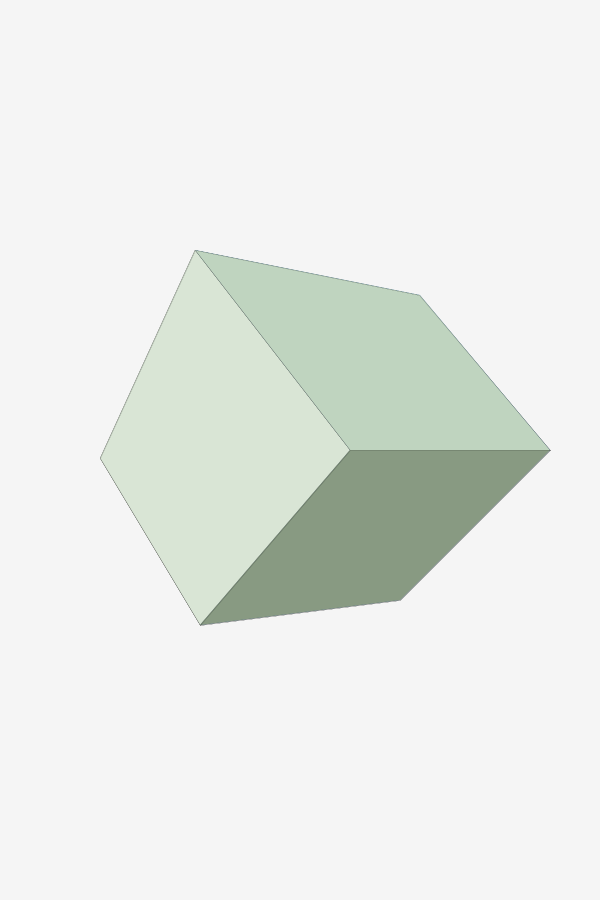
Frame 1 (no input)
Frame 60 (the mouse pressed at the canvas centre just before this capture): identical to frame 1, image omitted
Frame 120 (the mouse held since frame 60 and released just before this capture): identical to frame 1, image omitted

The Processing sketch that drew this single still picture (run headless with seeded random() and noise(); from frame 60 on, the mouse is pressed at the canvas centre):

// Processing sketch: A12_ShapeAndColor_240207a
// ── A12_ShapeAndColor_240207a.pde
// Nathan Ellis 2024-02-07
// THE PLAN IS SIMPLE:
// set background
// create center & corner coordinates
// assign outer diamond corners to those coordinates
// assign inner diamond corners to some fraction of coordinates
// use tweak mode to do the coolest thing in recorded history
// Piece: "Pinacoteca do Estado de São Paulo" 
// by Willys de Castro, 1962
void setup(){
  size(600, 900);
}

void draw(){
  // initializing background and variables
  background(245);
  float corner1X = 195.0;
  float corner1Y = 250.0;
  float corner2X = 419.8;
  float corner2Y = 295.0;
  float corner3X = 550.0;
  float corner3Y = 450.0;
  float corner4X = 400.0;
  float corner4Y = 600.0;
  float corner5X = 200.0;
  float corner5Y = 625.0;
  float corner6X = 100.0;
  float corner6Y = 458.2;
  float centerX = 350.0;
  float centerY = 450.0;
  float scale = 0.4;
  
  //probably a bad idea
  strokeWeight(0);
  
  // creating outer diamonds
  fill(#000000);
  quad(corner1X, corner1Y, centerX, centerY, corner5X, corner5Y, corner6X, corner6Y);
  fill(#2a5a8e);
  quad(corner1X, corner1Y, centerX, centerY, corner3X, corner3Y, corner2X, corner2Y);
  fill(#203e56);
  quad(corner3X, corner3Y, centerX, centerY, corner5X, corner5Y, corner4X, corner4Y);
  
  // creating inner diamonds (not done yet)
  fill(#d9e5d5);
  quad(corner1X, corner1Y, centerX, centerY, corner5X, corner5Y, corner6X, corner6Y);
  fill(#bfd4bf);
  quad(corner1X, corner1Y, centerX, centerY, corner3X, corner3Y, corner2X, corner2Y);
  fill(#889a82);
  quad(corner3X, corner3Y, centerX, centerY, corner5X, corner5Y, corner4X, corner4Y);
}
